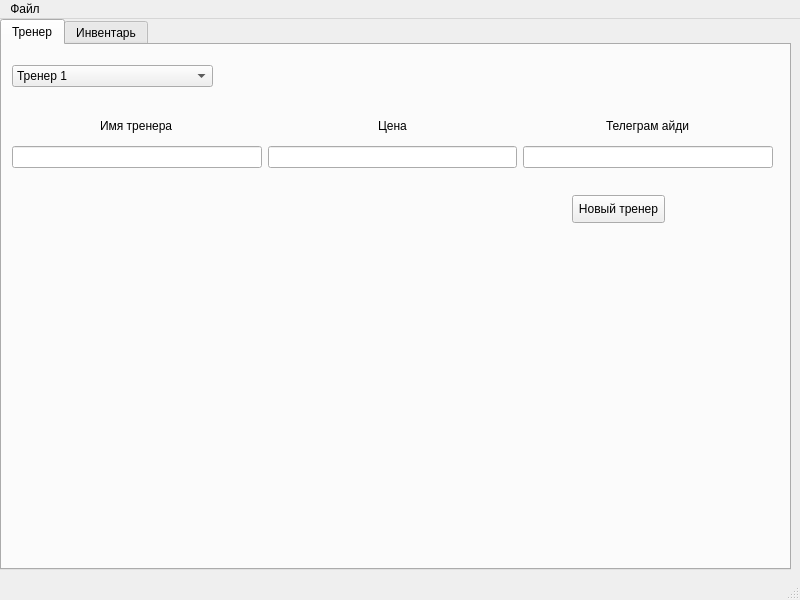
<?xml version="1.0" encoding="UTF-8"?>
<ui version="4.0">
 <class>MainWindow</class>
 <widget class="QMainWindow" name="MainWindow">
  <property name="geometry">
   <rect>
    <x>0</x>
    <y>0</y>
    <width>800</width>
    <height>600</height>
   </rect>
  </property>
  <property name="windowTitle">
   <string>MainWindow</string>
  </property>
  <widget class="QWidget" name="centralwidget">
   <widget class="QTabWidget" name="tabWidget_coach_id">
    <property name="geometry">
     <rect>
      <x>0</x>
      <y>0</y>
      <width>791</width>
      <height>551</height>
     </rect>
    </property>
    <property name="currentIndex">
     <number>0</number>
    </property>
    <widget class="QWidget" name="coach">
     <attribute name="title">
      <string>Тренер</string>
     </attribute>
     <widget class="QWidget" name="horizontalLayoutWidget">
      <property name="geometry">
       <rect>
        <x>10</x>
        <y>100</y>
        <width>761</width>
        <height>24</height>
       </rect>
      </property>
      <layout class="QHBoxLayout" name="horizontalLayout">
       <item>
        <widget class="QLineEdit" name="lineEdit_coach_name"/>
       </item>
       <item>
        <widget class="QLineEdit" name="lineEdit_coach_price"/>
       </item>
       <item>
        <widget class="QLineEdit" name="lineEdit_coach_id"/>
       </item>
      </layout>
     </widget>
     <widget class="QWidget" name="horizontalLayoutWidget_2">
      <property name="geometry">
       <rect>
        <x>10</x>
        <y>60</y>
        <width>761</width>
        <height>41</height>
       </rect>
      </property>
      <layout class="QHBoxLayout" name="horizontalLayout_coach">
       <item alignment="Qt::AlignHCenter">
        <widget class="QLabel" name="label_coach_name">
         <property name="text">
          <string>Имя тренера</string>
         </property>
        </widget>
       </item>
       <item alignment="Qt::AlignHCenter">
        <widget class="QLabel" name="label_coach_price">
         <property name="text">
          <string>Цена</string>
         </property>
        </widget>
       </item>
       <item alignment="Qt::AlignHCenter">
        <widget class="QLabel" name="label_coach_id">
         <property name="text">
          <string>Телеграм айди</string>
         </property>
        </widget>
       </item>
      </layout>
     </widget>
     <widget class="QComboBox" name="comboBox_coach">
      <property name="geometry">
       <rect>
        <x>10</x>
        <y>20</y>
        <width>201</width>
        <height>22</height>
       </rect>
      </property>
      <item>
       <property name="text">
        <string>Тренер 1</string>
       </property>
      </item>
      <item>
       <property name="text">
        <string>Тренер 2</string>
       </property>
      </item>
     </widget>
     <widget class="QPushButton" name="pushButton_new_coach">
      <property name="geometry">
       <rect>
        <x>570</x>
        <y>150</y>
        <width>93</width>
        <height>28</height>
       </rect>
      </property>
      <property name="text">
       <string>Новый тренер</string>
      </property>
     </widget>
    </widget>
    <widget class="QWidget" name="tools">
     <attribute name="title">
      <string>Инвентарь</string>
     </attribute>
     <widget class="QWidget" name="horizontalLayoutWidget_3">
      <property name="geometry">
       <rect>
        <x>10</x>
        <y>90</y>
        <width>761</width>
        <height>24</height>
       </rect>
      </property>
      <layout class="QHBoxLayout" name="horizontalLayout_3">
       <item>
        <widget class="QLineEdit" name="lineEdit_item_name"/>
       </item>
       <item>
        <widget class="QLineEdit" name="lineEdit_item_price"/>
       </item>
      </layout>
     </widget>
     <widget class="QWidget" name="horizontalLayoutWidget_4">
      <property name="geometry">
       <rect>
        <x>10</x>
        <y>50</y>
        <width>761</width>
        <height>41</height>
       </rect>
      </property>
      <layout class="QHBoxLayout" name="horizontalLayout_4">
       <item alignment="Qt::AlignHCenter">
        <widget class="QLabel" name="label_item_name">
         <property name="text">
          <string>Название </string>
         </property>
        </widget>
       </item>
       <item alignment="Qt::AlignHCenter">
        <widget class="QLabel" name="label_item_price">
         <property name="text">
          <string>Цена</string>
         </property>
        </widget>
       </item>
      </layout>
     </widget>
     <widget class="QComboBox" name="comboBox_item">
      <property name="geometry">
       <rect>
        <x>10</x>
        <y>20</y>
        <width>201</width>
        <height>22</height>
       </rect>
      </property>
     </widget>
     <widget class="QPushButton" name="pushButton_item_new">
      <property name="geometry">
       <rect>
        <x>580</x>
        <y>160</y>
        <width>131</width>
        <height>28</height>
       </rect>
      </property>
      <property name="text">
       <string>Новый предмет</string>
      </property>
     </widget>
    </widget>
   </widget>
  </widget>
  <widget class="QMenuBar" name="menubar">
   <property name="geometry">
    <rect>
     <x>0</x>
     <y>0</y>
     <width>800</width>
     <height>26</height>
    </rect>
   </property>
   <widget class="QMenu" name="menu">
    <property name="title">
     <string>Файл</string>
    </property>
    <addaction name="action"/>
   </widget>
   <addaction name="menu"/>
  </widget>
  <widget class="QStatusBar" name="statusbar"/>
  <action name="action">
   <property name="text">
    <string>Сохранить</string>
   </property>
  </action>
 </widget>
 <resources/>
 <connections/>
</ui>
